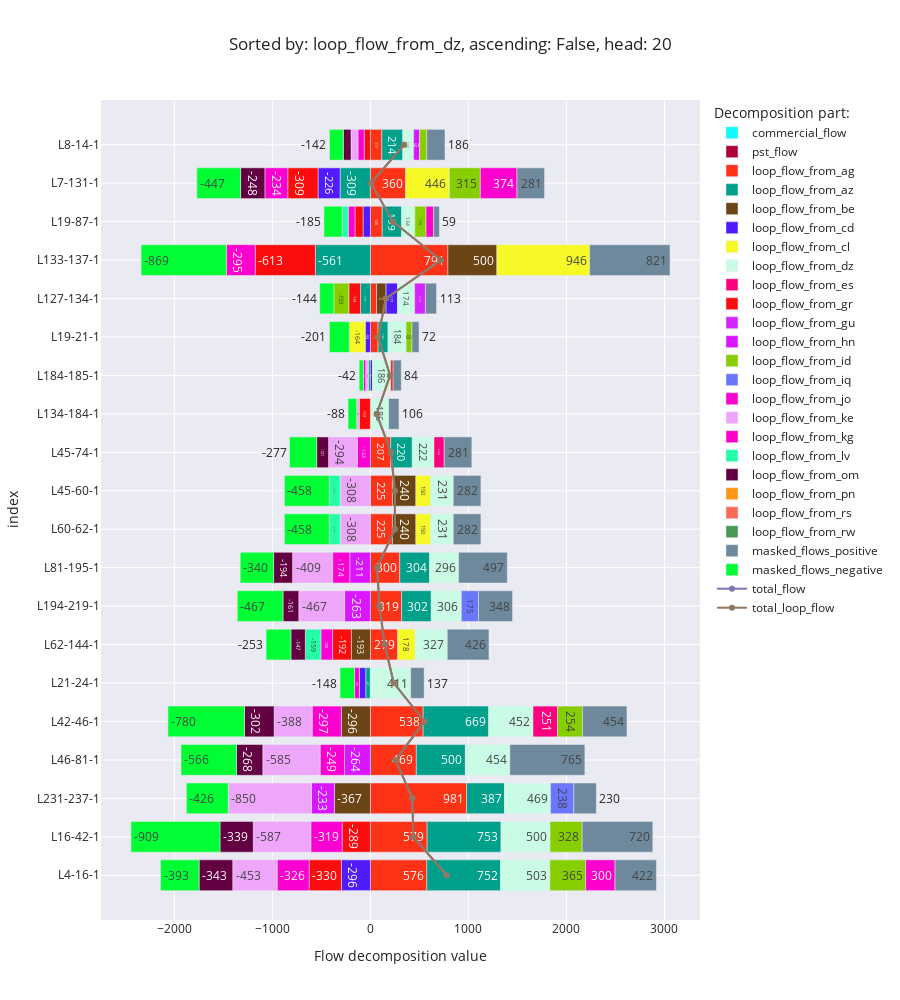

Here is the notebook cell this chart was saved with:
### Code cell
flow_decomposition_bar_chart(f'loop_flow_from_{random.Random(42).choice(list(countries)).lower()}')

### Figure 1 — Plotly figure (JSON) as saved in the notebook; plotly's stock layout.template omitted (floating-point values rounded to 4 significant figures)
{"data": [{"alignmentgroup": "True", "hovertemplate": "Decomposition part:=commercial_flow<br>Flow decomposition value=%{x}<br>index=%{y}<extra></extra>", "legendgroup": "commercial_flow", "marker": {"color": "#0DF9FF", "pattern": {"shape": ""}}, "name": "commercial_flow", "offsetgroup": "commercial_flow", "orientation": "h", "showlegend": true, "textposition": "auto", "texttemplate": "%{x:.0f}", "type": "bar", "x": [null, null, null, null, null, null, null, null, null, null, null, null, null, null, null, null, null, null, null, null], "xaxis": "x", "y": ["L4-16-1", "L16-42-1", "L231-237-1", "L46-81-1", "L42-46-1", "L21-24-1", "L62-144-1", "L194-219-1", "L81-195-1", "L60-62-1", "L45-60-1", "L45-74-1", "L134-184-1", "L184-185-1", "L19-21-1", "L127-134-1", "L133-137-1", "L19-87-1", "L7-131-1", "L8-14-1"], "yaxis": "y"}, {"alignmentgroup": "True", "hovertemplate": "Decomposition part:=pst_flow<br>Flow decomposition value=%{x}<br>index=%{y}<extra></extra>", "legendgroup": "pst_flow", "marker": {"color": "#AF0038", "pattern": {"shape": ""}}, "name": "pst_flow", "offsetgroup": "pst_flow", "orientation": "h", "showlegend": true, "textposition": "auto", "texttemplate": "%{x:.0f}", "type": "bar", "x": [null, null, null, null, null, null, null, null, null, null, null, null, null, null, null, null, null, null, null, null], "xaxis": "x", "y": ["L4-16-1", "L16-42-1", "L231-237-1", "L46-81-1", "L42-46-1", "L21-24-1", "L62-144-1", "L194-219-1", "L81-195-1", "L60-62-1", "L45-60-1", "L45-74-1", "L134-184-1", "L184-185-1", "L19-21-1", "L127-134-1", "L133-137-1", "L19-87-1", "L7-131-1", "L8-14-1"], "yaxis": "y"}, {"alignmentgroup": "True", "hovertemplate": "Decomposition part:=loop_flow_from_ag<br>Flow decomposition value=%{x}<br>index=%{y}<extra></extra>", "legendgroup": "loop_flow_from_ag", "marker": {"color": "#FD3216", "pattern": {"shape": ""}}, "name": "loop_flow_from_ag", "offsetgroup": "loop_flow_from_ag", "orientation": "h", "showlegend": true, "textposition": "auto", "texttemplate": "%{x:.0f}", "type": "bar", "x": [575.6, 579.0, 981.4, 468.7, 538.1, null, 279.0, 319.2, 300.2, 224.9, 224.9, 207.1, null, null, 78.56, 63.23, 790.9, 120.4, 360.2, 116.5], "xaxis": "x", "y": ["L4-16-1", "L16-42-1", "L231-237-1", "L46-81-1", "L42-46-1", "L21-24-1", "L62-144-1", "L194-219-1", "L81-195-1", "L60-62-1", "L45-60-1", "L45-74-1", "L134-184-1", "L184-185-1", "L19-21-1", "L127-134-1", "L133-137-1", "L19-87-1", "L7-131-1", "L8-14-1"], "yaxis": "y"}, {"alignmentgroup": "True", "hovertemplate": "Decomposition part:=loop_flow_from_az<br>Flow decomposition value=%{x}<br>index=%{y}<extra></extra>", "legendgroup": "loop_flow_from_az", "marker": {"color": "#00A08B", "pattern": {"shape": ""}}, "name": "loop_flow_from_az", "offsetgroup": "loop_flow_from_az", "orientation": "h", "showlegend": true, "textposition": "auto", "texttemplate": "%{x:.0f}", "type": "bar", "x": [752.4, 753.4, 386.9, 500.3, 668.9, -47.44, null, 302.1, 303.7, null, null, 220.0, null, -21.77, 101.3, -100.8, -561.0, 198.6, -308.8, 214.3], "xaxis": "x", "y": ["L4-16-1", "L16-42-1", "L231-237-1", "L46-81-1", "L42-46-1", "L21-24-1", "L62-144-1", "L194-219-1", "L81-195-1", "L60-62-1", "L45-60-1", "L45-74-1", "L134-184-1", "L184-185-1", "L19-21-1", "L127-134-1", "L133-137-1", "L19-87-1", "L7-131-1", "L8-14-1"], "yaxis": "y"}, {"alignmentgroup": "True", "hovertemplate": "Decomposition part:=loop_flow_from_be<br>Flow decomposition value=%{x}<br>index=%{y}<extra></extra>", "legendgroup": "loop_flow_from_be", "marker": {"color": "#6C4516", "pattern": {"shape": ""}}, "name": "loop_flow_from_be", "offsetgroup": "loop_flow_from_be", "orientation": "h", "showlegend": true, "textposition": "auto", "texttemplate": "%{x:.0f}", "type": "bar", "x": [null, null, -367.3, null, -296.4, null, -193.5, null, null, 239.5, 239.5, null, null, null, null, 96.81, 499.8, null, null, null], "xaxis": "x", "y": ["L4-16-1", "L16-42-1", "L231-237-1", "L46-81-1", "L42-46-1", "L21-24-1", "L62-144-1", "L194-219-1", "L81-195-1", "L60-62-1", "L45-60-1", "L45-74-1", "L134-184-1", "L184-185-1", "L19-21-1", "L127-134-1", "L133-137-1", "L19-87-1", "L7-131-1", "L8-14-1"], "yaxis": "y"}, {"alignmentgroup": "True", "hovertemplate": "Decomposition part:=loop_flow_from_cd<br>Flow decomposition value=%{x}<br>index=%{y}<extra></extra>", "legendgroup": "loop_flow_from_cd", "marker": {"color": "#511CFB", "pattern": {"shape": ""}}, "name": "loop_flow_from_cd", "offsetgroup": "loop_flow_from_cd", "orientation": "h", "showlegend": true, "textposition": "auto", "texttemplate": "%{x:.0f}", "type": "bar", "x": [-295.7, null, null, null, null, -64.86, null, null, null, null, null, null, null, 21.59, -52.6, 116.8, null, -74.75, -225.6, null], "xaxis": "x", "y": ["L4-16-1", "L16-42-1", "L231-237-1", "L46-81-1", "L42-46-1", "L21-24-1", "L62-144-1", "L194-219-1", "L81-195-1", "L60-62-1", "L45-60-1", "L45-74-1", "L134-184-1", "L184-185-1", "L19-21-1", "L127-134-1", "L133-137-1", "L19-87-1", "L7-131-1", "L8-14-1"], "yaxis": "y"}, {"alignmentgroup": "True", "hovertemplate": "Decomposition part:=loop_flow_from_cl<br>Flow decomposition value=%{x}<br>index=%{y}<extra></extra>", "legendgroup": "loop_flow_from_cl", "marker": {"color": "#F6F926", "pattern": {"shape": ""}}, "name": "loop_flow_from_cl", "offsetgroup": "loop_flow_from_cl", "orientation": "h", "showlegend": true, "textposition": "auto", "texttemplate": "%{x:.0f}", "type": "bar", "x": [null, null, null, null, null, null, 177.6, null, null, 149.6, 149.6, null, null, null, -163.7, null, 945.5, null, 446.1, null], "xaxis": "x", "y": ["L4-16-1", "L16-42-1", "L231-237-1", "L46-81-1", "L42-46-1", "L21-24-1", "L62-144-1", "L194-219-1", "L81-195-1", "L60-62-1", "L45-60-1", "L45-74-1", "L134-184-1", "L184-185-1", "L19-21-1", "L127-134-1", "L133-137-1", "L19-87-1", "L7-131-1", "L8-14-1"], "yaxis": "y"}, {"alignmentgroup": "True", "hovertemplate": "Decomposition part:=loop_flow_from_dz<br>Flow decomposition value=%{x}<br>index=%{y}<extra></extra>", "legendgroup": "loop_flow_from_dz", "marker": {"color": "#C9FBE5", "pattern": {"shape": ""}}, "name": "loop_flow_from_dz", "offsetgroup": "loop_flow_from_dz", "orientation": "h", "showlegend": true, "textposition": "auto", "texttemplate": "%{x:.0f}", "type": "bar", "x": [503.2, 500.3, 469.4, 453.7, 451.6, 411.4, 327.4, 306.5, 295.9, 231.1, 231.1, 221.6, 186.3, 186.3, 184.5, 174.2, null, 134.5, null, 110.5], "xaxis": "x", "y": ["L4-16-1", "L16-42-1", "L231-237-1", "L46-81-1", "L42-46-1", "L21-24-1", "L62-144-1", "L194-219-1", "L81-195-1", "L60-62-1", "L45-60-1", "L45-74-1", "L134-184-1", "L184-185-1", "L19-21-1", "L127-134-1", "L133-137-1", "L19-87-1", "L7-131-1", "L8-14-1"], "yaxis": "y"}, {"alignmentgroup": "True", "hovertemplate": "Decomposition part:=loop_flow_from_es<br>Flow decomposition value=%{x}<br>index=%{y}<extra></extra>", "legendgroup": "loop_flow_from_es", "marker": {"color": "#FC0080", "pattern": {"shape": ""}}, "name": "loop_flow_from_es", "offsetgroup": "loop_flow_from_es", "orientation": "h", "showlegend": true, "textposition": "auto", "texttemplate": "%{x:.0f}", "type": "bar", "x": [null, null, null, null, 250.6, null, null, null, null, null, null, 104.4, null, null, null, null, null, null, null, null], "xaxis": "x", "y": ["L4-16-1", "L16-42-1", "L231-237-1", "L46-81-1", "L42-46-1", "L21-24-1", "L62-144-1", "L194-219-1", "L81-195-1", "L60-62-1", "L45-60-1", "L45-74-1", "L134-184-1", "L184-185-1", "L19-21-1", "L127-134-1", "L133-137-1", "L19-87-1", "L7-131-1", "L8-14-1"], "yaxis": "y"}, {"alignmentgroup": "True", "hovertemplate": "Decomposition part:=loop_flow_from_gr<br>Flow decomposition value=%{x}<br>index=%{y}<extra></extra>", "legendgroup": "loop_flow_from_gr", "marker": {"color": "#FB0D0D", "pattern": {"shape": ""}}, "name": "loop_flow_from_gr", "offsetgroup": "loop_flow_from_gr", "orientation": "h", "showlegend": true, "textposition": "auto", "texttemplate": "%{x:.0f}", "type": "bar", "x": [-329.7, -288.5, null, null, null, null, -192.1, null, null, null, null, null, -113.4, 23.41, null, -119.4, -613.4, -82.43, -308.5, -63.27], "xaxis": "x", "y": ["L4-16-1", "L16-42-1", "L231-237-1", "L46-81-1", "L42-46-1", "L21-24-1", "L62-144-1", "L194-219-1", "L81-195-1", "L60-62-1", "L45-60-1", "L45-74-1", "L134-184-1", "L184-185-1", "L19-21-1", "L127-134-1", "L133-137-1", "L19-87-1", "L7-131-1", "L8-14-1"], "yaxis": "y"}, {"alignmentgroup": "True", "hovertemplate": "Decomposition part:=loop_flow_from_gu<br>Flow decomposition value=%{x}<br>index=%{y}<extra></extra>", "legendgroup": "loop_flow_from_gu", "marker": {"color": "#D626FF", "pattern": {"shape": ""}}, "name": "loop_flow_from_gu", "offsetgroup": "loop_flow_from_gu", "orientation": "h", "showlegend": true, "textposition": "auto", "texttemplate": "%{x:.0f}", "type": "bar", "x": [null, null, null, null, null, null, null, null, null, null, null, null, null, null, null, 110.5, null, null, null, null], "xaxis": "x", "y": ["L4-16-1", "L16-42-1", "L231-237-1", "L46-81-1", "L42-46-1", "L21-24-1", "L62-144-1", "L194-219-1", "L81-195-1", "L60-62-1", "L45-60-1", "L45-74-1", "L134-184-1", "L184-185-1", "L19-21-1", "L127-134-1", "L133-137-1", "L19-87-1", "L7-131-1", "L8-14-1"], "yaxis": "y"}, {"alignmentgroup": "True", "hovertemplate": "Decomposition part:=loop_flow_from_hn<br>Flow decomposition value=%{x}<br>index=%{y}<extra></extra>", "legendgroup": "loop_flow_from_hn", "marker": {"color": "#DA16FF", "pattern": {"shape": ""}}, "name": "loop_flow_from_hn", "offsetgroup": "loop_flow_from_hn", "orientation": "h", "showlegend": true, "textposition": "auto", "texttemplate": "%{x:.0f}", "type": "bar", "x": [null, null, -233.2, -263.9, null, null, null, -263.1, -210.9, null, null, null, null, null, null, null, null, null, null, 60.8], "xaxis": "x", "y": ["L4-16-1", "L16-42-1", "L231-237-1", "L46-81-1", "L42-46-1", "L21-24-1", "L62-144-1", "L194-219-1", "L81-195-1", "L60-62-1", "L45-60-1", "L45-74-1", "L134-184-1", "L184-185-1", "L19-21-1", "L127-134-1", "L133-137-1", "L19-87-1", "L7-131-1", "L8-14-1"], "yaxis": "y"}, {"alignmentgroup": "True", "hovertemplate": "Decomposition part:=loop_flow_from_id<br>Flow decomposition value=%{x}<br>index=%{y}<extra></extra>", "legendgroup": "loop_flow_from_id", "marker": {"color": "#86CE00", "pattern": {"shape": ""}}, "name": "loop_flow_from_id", "offsetgroup": "loop_flow_from_id", "orientation": "h", "showlegend": true, "textposition": "auto", "texttemplate": "%{x:.0f}", "type": "bar", "x": [364.7, 327.7, null, null, 254.0, null, null, null, null, null, null, null, null, null, 60.0, -152.9, null, 114.3, 315.3, 73.38], "xaxis": "x", "y": ["L4-16-1", "L16-42-1", "L231-237-1", "L46-81-1", "L42-46-1", "L21-24-1", "L62-144-1", "L194-219-1", "L81-195-1", "L60-62-1", "L45-60-1", "L45-74-1", "L134-184-1", "L184-185-1", "L19-21-1", "L127-134-1", "L133-137-1", "L19-87-1", "L7-131-1", "L8-14-1"], "yaxis": "y"}, {"alignmentgroup": "True", "hovertemplate": "Decomposition part:=loop_flow_from_iq<br>Flow decomposition value=%{x}<br>index=%{y}<extra></extra>", "legendgroup": "loop_flow_from_iq", "marker": {"color": "#6A76FC", "pattern": {"shape": ""}}, "name": "loop_flow_from_iq", "offsetgroup": "loop_flow_from_iq", "orientation": "h", "showlegend": true, "textposition": "auto", "texttemplate": "%{x:.0f}", "type": "bar", "x": [null, null, 237.8, null, null, null, null, 174.9, null, null, null, null, null, null, null, null, null, null, null, null], "xaxis": "x", "y": ["L4-16-1", "L16-42-1", "L231-237-1", "L46-81-1", "L42-46-1", "L21-24-1", "L62-144-1", "L194-219-1", "L81-195-1", "L60-62-1", "L45-60-1", "L45-74-1", "L134-184-1", "L184-185-1", "L19-21-1", "L127-134-1", "L133-137-1", "L19-87-1", "L7-131-1", "L8-14-1"], "yaxis": "y"}, {"alignmentgroup": "True", "hovertemplate": "Decomposition part:=loop_flow_from_jo<br>Flow decomposition value=%{x}<br>index=%{y}<extra></extra>", "legendgroup": "loop_flow_from_jo", "marker": {"color": "#FB00D1", "pattern": {"shape": ""}}, "name": "loop_flow_from_jo", "offsetgroup": "loop_flow_from_jo", "orientation": "h", "showlegend": true, "textposition": "auto", "texttemplate": "%{x:.0f}", "type": "bar", "x": [-326.2, -319.5, null, -248.9, -297.4, null, -119.6, null, -174.4, null, null, -133.3, null, null, null, null, null, -68.9, -233.6, -63.42], "xaxis": "x", "y": ["L4-16-1", "L16-42-1", "L231-237-1", "L46-81-1", "L42-46-1", "L21-24-1", "L62-144-1", "L194-219-1", "L81-195-1", "L60-62-1", "L45-60-1", "L45-74-1", "L134-184-1", "L184-185-1", "L19-21-1", "L127-134-1", "L133-137-1", "L19-87-1", "L7-131-1", "L8-14-1"], "yaxis": "y"}, {"alignmentgroup": "True", "hovertemplate": "Decomposition part:=loop_flow_from_ke<br>Flow decomposition value=%{x}<br>index=%{y}<extra></extra>", "legendgroup": "loop_flow_from_ke", "marker": {"color": "#EEA6FB", "pattern": {"shape": ""}}, "name": "loop_flow_from_ke", "offsetgroup": "loop_flow_from_ke", "orientation": "h", "showlegend": true, "textposition": "auto", "texttemplate": "%{x:.0f}", "type": "bar", "x": [-452.6, -587.1, -849.9, -584.9, -388.5, null, null, -467.3, -408.7, -308.1, -308.1, -293.7, -26.21, -26.21, null, null, null, null, null, -71.07], "xaxis": "x", "y": ["L4-16-1", "L16-42-1", "L231-237-1", "L46-81-1", "L42-46-1", "L21-24-1", "L62-144-1", "L194-219-1", "L81-195-1", "L60-62-1", "L45-60-1", "L45-74-1", "L134-184-1", "L184-185-1", "L19-21-1", "L127-134-1", "L133-137-1", "L19-87-1", "L7-131-1", "L8-14-1"], "yaxis": "y"}, {"alignmentgroup": "True", "hovertemplate": "Decomposition part:=loop_flow_from_kg<br>Flow decomposition value=%{x}<br>index=%{y}<extra></extra>", "legendgroup": "loop_flow_from_kg", "marker": {"color": "#FE00CE", "pattern": {"shape": ""}}, "name": "loop_flow_from_kg", "offsetgroup": "loop_flow_from_kg", "orientation": "h", "showlegend": true, "textposition": "auto", "texttemplate": "%{x:.0f}", "type": "bar", "x": [300.1, null, null, null, null, -49.18, null, null, null, null, null, null, null, -23.97, null, null, -295.3, 77.1, 373.7, null], "xaxis": "x", "y": ["L4-16-1", "L16-42-1", "L231-237-1", "L46-81-1", "L42-46-1", "L21-24-1", "L62-144-1", "L194-219-1", "L81-195-1", "L60-62-1", "L45-60-1", "L45-74-1", "L134-184-1", "L184-185-1", "L19-21-1", "L127-134-1", "L133-137-1", "L19-87-1", "L7-131-1", "L8-14-1"], "yaxis": "y"}, {"alignmentgroup": "True", "hovertemplate": "Decomposition part:=loop_flow_from_lv<br>Flow decomposition value=%{x}<br>index=%{y}<extra></extra>", "legendgroup": "loop_flow_from_lv", "marker": {"color": "#22FFA7", "pattern": {"shape": ""}}, "name": "loop_flow_from_lv", "offsetgroup": "loop_flow_from_lv", "orientation": "h", "showlegend": true, "textposition": "auto", "texttemplate": "%{x:.0f}", "type": "bar", "x": [null, null, null, null, null, null, -159.0, null, null, -111.2, -111.2, null, null, null, null, null, null, -62.94, null, null], "xaxis": "x", "y": ["L4-16-1", "L16-42-1", "L231-237-1", "L46-81-1", "L42-46-1", "L21-24-1", "L62-144-1", "L194-219-1", "L81-195-1", "L60-62-1", "L45-60-1", "L45-74-1", "L134-184-1", "L184-185-1", "L19-21-1", "L127-134-1", "L133-137-1", "L19-87-1", "L7-131-1", "L8-14-1"], "yaxis": "y"}, {"alignmentgroup": "True", "hovertemplate": "Decomposition part:=loop_flow_from_om<br>Flow decomposition value=%{x}<br>index=%{y}<extra></extra>", "legendgroup": "loop_flow_from_om", "marker": {"color": "#620042", "pattern": {"shape": ""}}, "name": "loop_flow_from_om", "offsetgroup": "loop_flow_from_om", "orientation": "h", "showlegend": true, "textposition": "auto", "texttemplate": "%{x:.0f}", "type": "bar", "x": [-343.3, -338.9, null, -268.3, -302.4, null, -146.8, -160.8, -193.6, null, null, -121.1, null, null, null, null, null, null, -247.5, -78.17], "xaxis": "x", "y": ["L4-16-1", "L16-42-1", "L231-237-1", "L46-81-1", "L42-46-1", "L21-24-1", "L62-144-1", "L194-219-1", "L81-195-1", "L60-62-1", "L45-60-1", "L45-74-1", "L134-184-1", "L184-185-1", "L19-21-1", "L127-134-1", "L133-137-1", "L19-87-1", "L7-131-1", "L8-14-1"], "yaxis": "y"}, {"alignmentgroup": "True", "hovertemplate": "Decomposition part:=loop_flow_from_pn<br>Flow decomposition value=%{x}<br>index=%{y}<extra></extra>", "legendgroup": "loop_flow_from_pn", "marker": {"color": "#FF9616", "pattern": {"shape": ""}}, "name": "loop_flow_from_pn", "offsetgroup": "loop_flow_from_pn", "orientation": "h", "showlegend": true, "textposition": "auto", "texttemplate": "%{x:.0f}", "type": "bar", "x": [null, null, null, null, null, null, null, null, null, null, null, null, null, null, null, null, null, null, null, null], "xaxis": "x", "y": ["L4-16-1", "L16-42-1", "L231-237-1", "L46-81-1", "L42-46-1", "L21-24-1", "L62-144-1", "L194-219-1", "L81-195-1", "L60-62-1", "L45-60-1", "L45-74-1", "L134-184-1", "L184-185-1", "L19-21-1", "L127-134-1", "L133-137-1", "L19-87-1", "L7-131-1", "L8-14-1"], "yaxis": "y"}, {"alignmentgroup": "True", "hovertemplate": "Decomposition part:=loop_flow_from_rs<br>Flow decomposition value=%{x}<br>index=%{y}<extra></extra>", "legendgroup": "loop_flow_from_rs", "marker": {"color": "#FC6955", "pattern": {"shape": ""}}, "name": "loop_flow_from_rs", "offsetgroup": "loop_flow_from_rs", "orientation": "h", "showlegend": true, "textposition": "auto", "texttemplate": "%{x:.0f}", "type": "bar", "x": [null, null, null, null, null, null, null, null, null, null, null, null, null, null, null, null, null, null, null, null], "xaxis": "x", "y": ["L4-16-1", "L16-42-1", "L231-237-1", "L46-81-1", "L42-46-1", "L21-24-1", "L62-144-1", "L194-219-1", "L81-195-1", "L60-62-1", "L45-60-1", "L45-74-1", "L134-184-1", "L184-185-1", "L19-21-1", "L127-134-1", "L133-137-1", "L19-87-1", "L7-131-1", "L8-14-1"], "yaxis": "y"}, {"alignmentgroup": "True", "hovertemplate": "Decomposition part:=loop_flow_from_rw<br>Flow decomposition value=%{x}<br>index=%{y}<extra></extra>", "legendgroup": "loop_flow_from_rw", "marker": {"color": "#479B55", "pattern": {"shape": ""}}, "name": "loop_flow_from_rw", "offsetgroup": "loop_flow_from_rw", "orientation": "h", "showlegend": true, "textposition": "auto", "texttemplate": "%{x:.0f}", "type": "bar", "x": [null, null, null, null, null, null, null, null, null, null, null, null, null, null, null, null, null, null, null, null], "xaxis": "x", "y": ["L4-16-1", "L16-42-1", "L231-237-1", "L46-81-1", "L42-46-1", "L21-24-1", "L62-144-1", "L194-219-1", "L81-195-1", "L60-62-1", "L45-60-1", "L45-74-1", "L134-184-1", "L184-185-1", "L19-21-1", "L127-134-1", "L133-137-1", "L19-87-1", "L7-131-1", "L8-14-1"], "yaxis": "y"}, {"alignmentgroup": "True", "hovertemplate": "Decomposition part:=masked_flows_positive<br>Flow decomposition value=%{x}<br>index=%{y}<extra></extra>", "legendgroup": "masked_flows_positive", "marker": {"color": "#6E899C", "pattern": {"shape": ""}}, "name": "masked_flows_positive", "offsetgroup": "masked_flows_positive", "orientation": "h", "showlegend": true, "textposition": "auto", "texttemplate": "%{x:.0f}", "type": "bar", "x": [422.2, 720.3, 229.7, 765.4, 454.2, 136.8, 425.8, 347.5, 496.8, 282.1, 282.1, 281.5, 105.5, 83.94, 72.05, 113.2, 820.7, 59.32, 281.3, 185.5], "xaxis": "x", "y": ["L4-16-1", "L16-42-1", "L231-237-1", "L46-81-1", "L42-46-1", "L21-24-1", "L62-144-1", "L194-219-1", "L81-195-1", "L60-62-1", "L45-60-1", "L45-74-1", "L134-184-1", "L184-185-1", "L19-21-1", "L127-134-1", "L133-137-1", "L19-87-1", "L7-131-1", "L8-14-1"], "yaxis": "y"}, {"alignmentgroup": "True", "hovertemplate": "Decomposition part:=masked_flows_negative<br>Flow decomposition value=%{x}<br>index=%{y}<extra></extra>", "legendgroup": "masked_flows_negative", "marker": {"color": "#00FE35", "pattern": {"shape": ""}}, "name": "masked_flows_negative", "offsetgroup": "masked_flows_negative", "orientation": "h", "showlegend": true, "textposition": "auto", "texttemplate": "%{x:.0f}", "type": "bar", "x": [-393.3, -908.6, -426.3, -566.0, -780.5, -148.1, -253.2, -466.5, -340.3, -457.7, -457.7, -277.0, -88.19, -42.45, -201.4, -143.7, -869.2, -184.8, -446.8, -141.5], "xaxis": "x", "y": ["L4-16-1", "L16-42-1", "L231-237-1", "L46-81-1", "L42-46-1", "L21-24-1", "L62-144-1", "L194-219-1", "L81-195-1", "L60-62-1", "L45-60-1", "L45-74-1", "L134-184-1", "L184-185-1", "L19-21-1", "L127-134-1", "L133-137-1", "L19-87-1", "L7-131-1", "L8-14-1"], "yaxis": "y"}, {"mode": "lines+markers", "name": "total_flow", "type": "scatter", "x": [777.5, 438.1, 428.3, 256.2, 552.2, 238.6, 145.7, 92.48, 68.76, 250.2, 250.2, 209.6, 64.01, 200.8, 78.67, 157.9, 718.0, 230.5, 5.889, 343.6], "y": ["L4-16-1", "L16-42-1", "L231-237-1", "L46-81-1", "L42-46-1", "L21-24-1", "L62-144-1", "L194-219-1", "L81-195-1", "L60-62-1", "L45-60-1", "L45-74-1", "L134-184-1", "L184-185-1", "L19-21-1", "L127-134-1", "L133-137-1", "L19-87-1", "L7-131-1", "L8-14-1"]}, {"mode": "lines+markers", "name": "total_loop_flow", "type": "scatter", "x": [777.5, 438.1, 428.3, 256.2, 552.2, 238.6, 145.7, 92.48, 68.76, 250.2, 250.2, 209.6, 64.01, 200.8, 78.67, 157.9, 718.0, 230.5, 5.889, 343.6], "y": ["L4-16-1", "L16-42-1", "L231-237-1", "L46-81-1", "L42-46-1", "L21-24-1", "L62-144-1", "L194-219-1", "L81-195-1", "L60-62-1", "L45-60-1", "L45-74-1", "L134-184-1", "L184-185-1", "L19-21-1", "L127-134-1", "L133-137-1", "L19-87-1", "L7-131-1", "L8-14-1"]}], "layout": {"barmode": "relative", "height": 1000, "legend": {"title": {"text": "Decomposition part:"}, "tracegroupgap": 0}, "title": {"text": "Sorted by: loop_flow_from_dz, ascending: False, head: 20"}, "xaxis": {"anchor": "y", "domain": [0, 1], "title": {"text": "Flow decomposition value"}}, "yaxis": {"anchor": "x", "domain": [0, 1], "title": {"text": "index"}}}}
